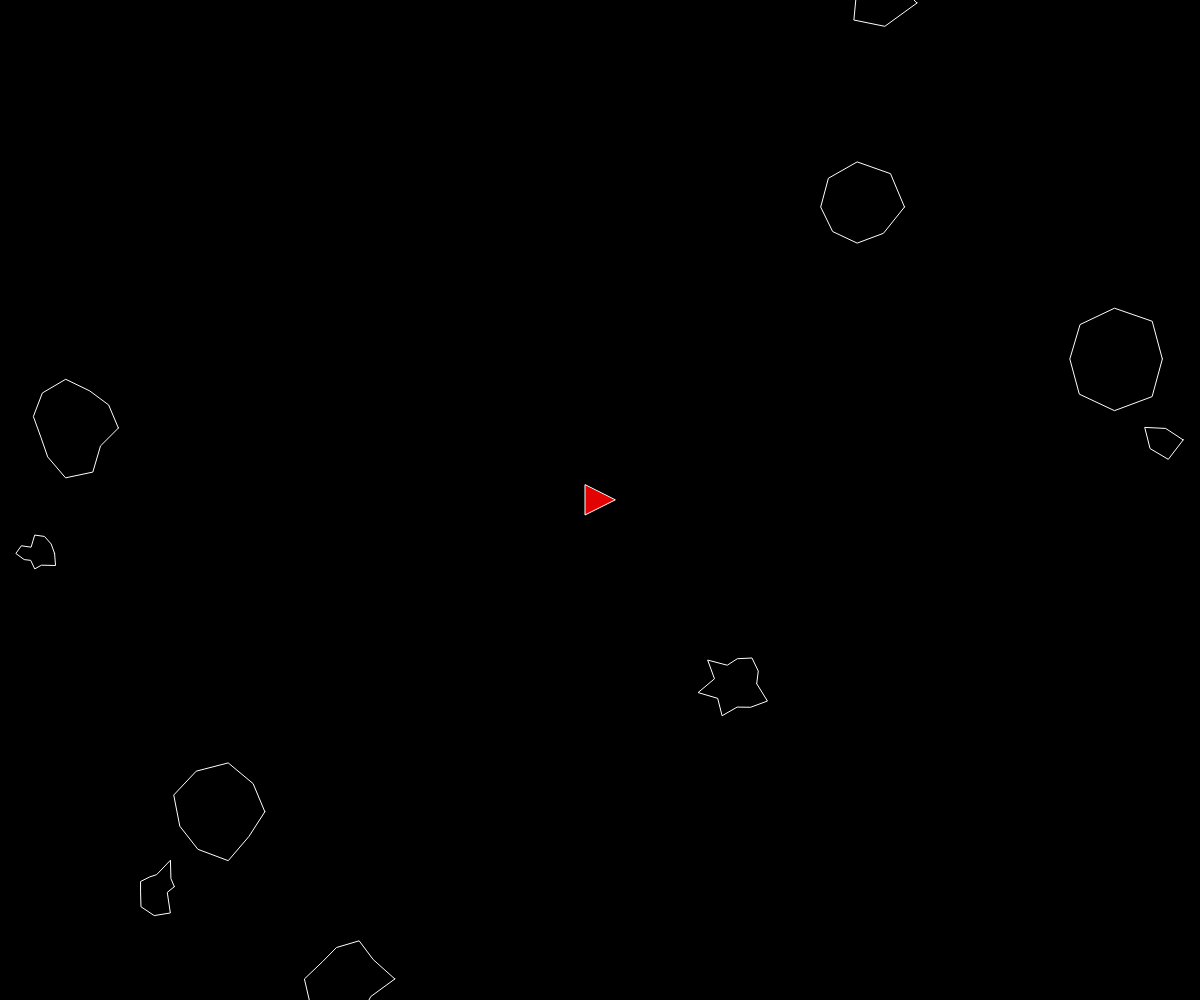
Frame 1 (no input)
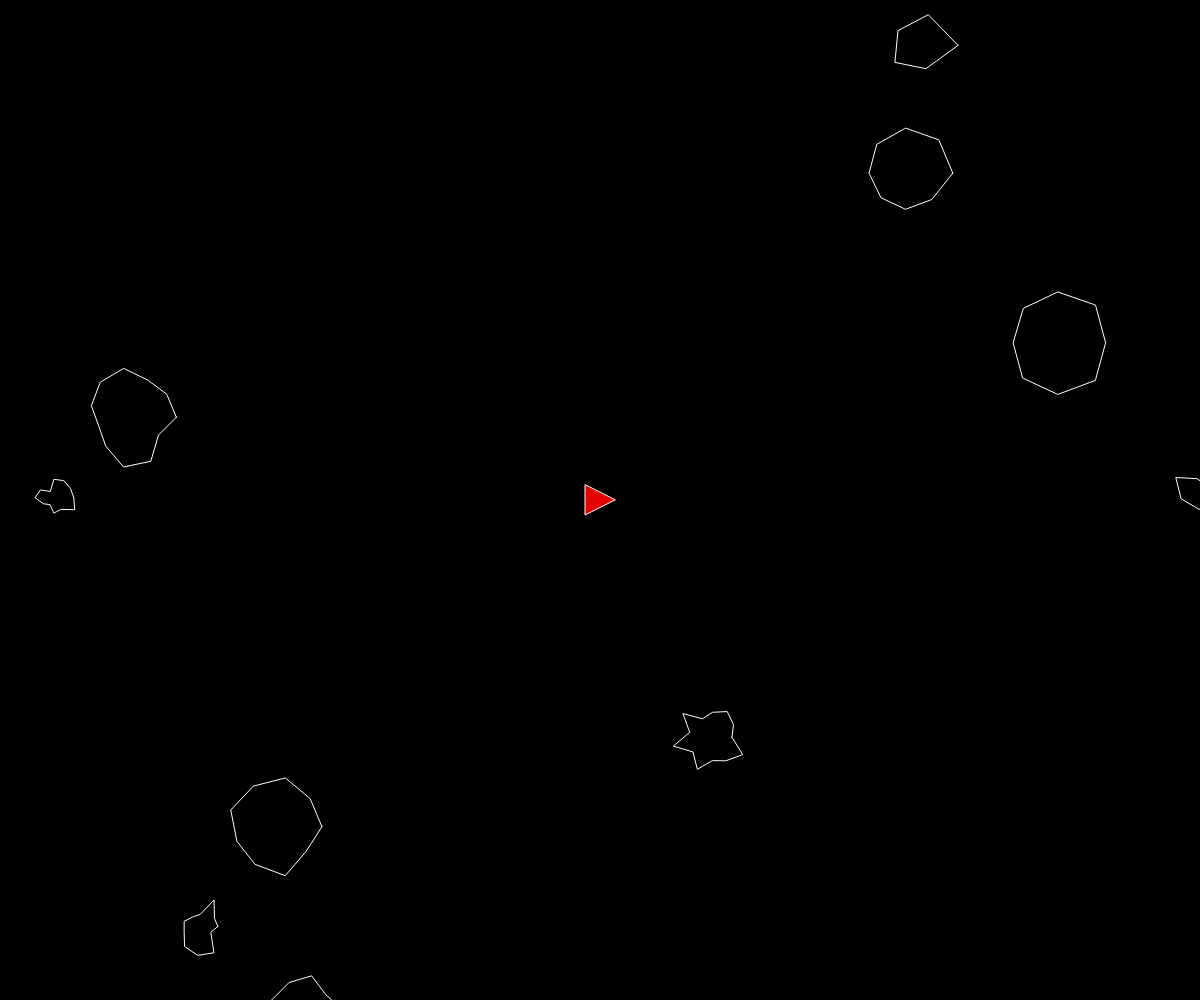
Frame 60 (no input)
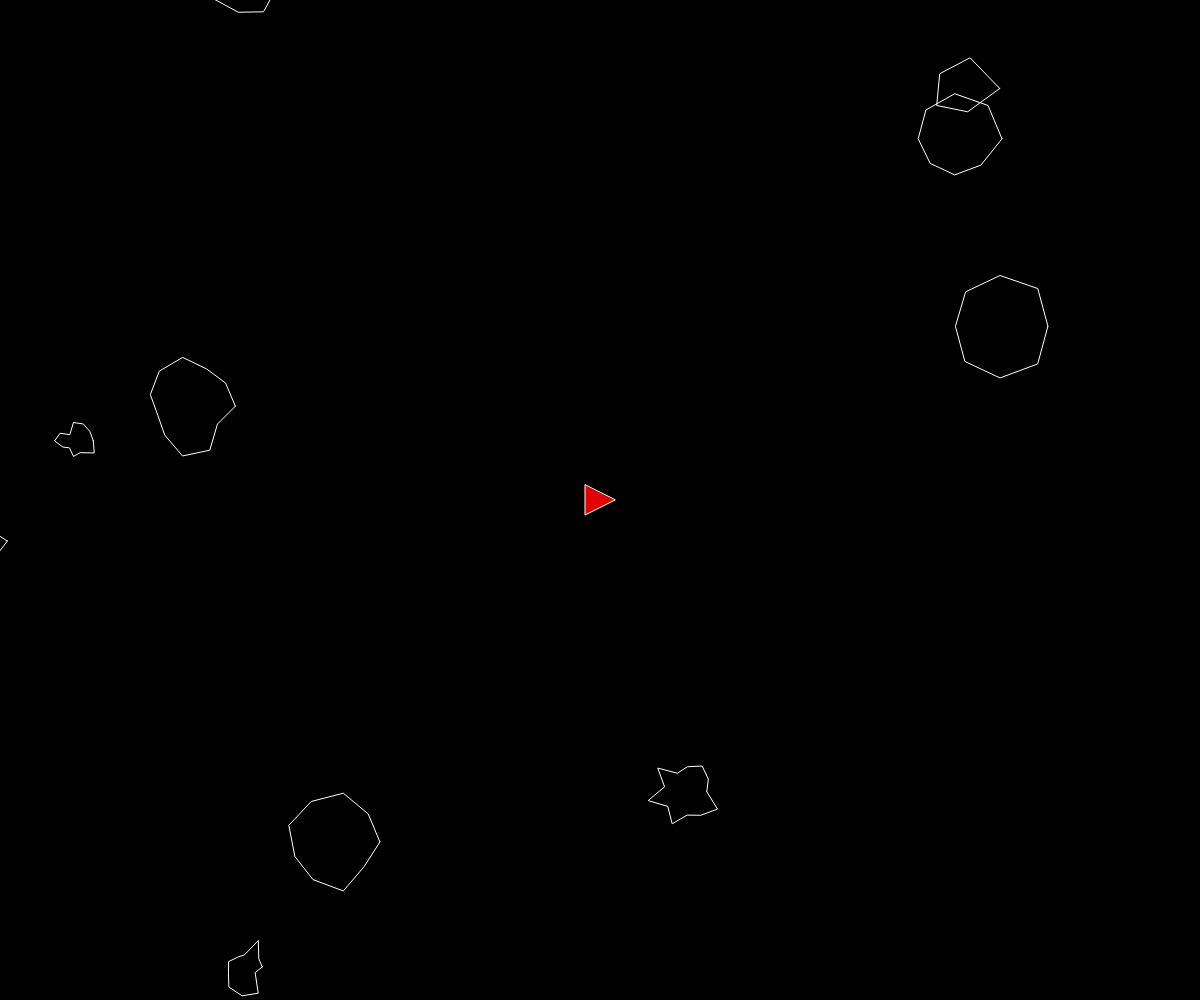
Frame 120 (the mouse pressed at the canvas centre since frame 60)

The p5.js sketch that drew these frames (run headless with seeded random() and noise() and a simulated clock; from frame 60 on, the mouse is pressed at the canvas centre):

// p5.js sketch
// ── sketch.js
let ship;
let asteroids = [];

function setup() {
  createCanvas(windowWidth, windowHeight);
  ship = new Ship();
  for (let i = 0; i < 10; i++) {
    asteroids.push(new Asteroid());
  }
}

function draw() {
  background(0);
  ship.render();
  ship.turn();
  ship.update();
  ship.edges();

  for (let i = 0; i < asteroids.length; i++) {
    asteroids[i].render();
    asteroids[i].update();
    asteroids[i].edges();
  }
}

function keyReleased() {
  ship.setRotation(0);
  ship.boosting(false);
}

function keyPressed() {
  if (keyCode == RIGHT_ARROW) {
    ship.setRotation(0.1);
  } else if (keyCode == LEFT_ARROW) {
    ship.setRotation(-0.1);
  } else if (keyCode == UP_ARROW) {
    ship.boosting(true);
  }
}
// ── asteroid.js
function Asteroid() {
    this.pos = createVector(random(width), random(height))
    this.vel = p5.Vector.random2D();
    this.r = random(15, 50);
    this.total = floor(random(5, 15));
    this.offset = []
    for (let i = 0; i < this.total; i++) {
        this.offset[i] = random(-10, 10);
    }

    this.update = function() {
        this.pos.add(this.vel);
    }
    this.render = function () {
        push();
        stroke(255);
        noFill();
        translate(this.pos.x, this.pos.y);
        //ellipse(0, 0, this.r * 2);
        beginShape();
        for (var i = 0; i < this.total; i++) {
            var angle = map(i, 0, this.total, 0, TWO_PI);
            var r = this.r + this.offset[i];
            var x = r * cos(angle);
            var y = r * sin(angle);
            vertex(x, y);
        }
        endShape(CLOSE)

        pop();
    }

    this.edges = function () {
        if (this.pos.x > width + this.r) {
            this.pos.x = -this.r;
        } else if (this.pos.x < -this.r) {
            this.pos.x = width + this.r;
        }
        if (this.pos.y > height + this.r) {
            this.pos.y = -this.r;
        } else if (this.pos.y < -this.r) {
            this.pos.y = height + this.r;
        }

    }
}
// ── laser.js
function Laser(spos, angle) {
    this.pos = createVector(spos.x, spos.y);
    this.vel = p5.Vector.fromAngle(angle);
    this.vel.mult(7);

    this.update = function () {
        this.pos.add(this.vel);
    }
    this.render = function () {
        push();
        stroke(255);
        strokeWeight(4);
        point(this.pos.x, this.pos.y)
        pop();
    }

    this.hits = function (asteroid) {
        let d = dist(this.pos.x, this.pos.y, asteroid.pos.x, asteroid.pos.y)
        if (d < asteroid.r) {
            return true;
        } else {
            return false;
        }

    }
}
// ── ship.js
function Ship() {
    this.pos = createVector(width / 2, height / 2);
    this.r = 15;
    this.heading = 0;
    this.rotation = 0;
    this.vel = createVector(0, 0);
    this.isBoosting = false;

    this.boosting = function (b) {
        this.isBoosting = b;
    }

    this.update = function () {
        if (this.isBoosting) {
            this.boost();
        }
        this.pos.add(this.vel);
        this.vel.mult(0.97);
    }

    this.boost = function () {
        var force = p5.Vector.fromAngle(this.heading);
        force.mult(0.17);
        this.vel.add(force);
    }

    this.hits = function (asteroid) {
        var d = dist(this.pos.x, this.pos.y, asteroid.pos.x, asteroid.pos.y)
        if (d < this.r + asteroid.r) {
            return true;
        } else {
            return false;
        }
    }
    this.render = function () {
        push();
        translate(this.pos.x, this.pos.y);
        rotate(this.heading + PI / 2);
        fill(227, 2, 2);
        stroke(255);
        triangle(-this.r, this.r, this.r, this.r, 0, -this.r)
        pop();
    }

    this.edges = function () {
        if (this.pos.x > width + this.r) {
            this.pos.x = -this.r;
        } else if (this.pos.x < -this.r) {
            this.pos.x = width + this.r;
        }
        if (this.pos.y > height + this.r) {
            this.pos.y = -this.r;
        } else if (this.pos.y < -this.r) {
            this.pos.y = height + this.r;
        }

    }

    this.setRotation = function (a) {
        this.rotation = a;
    }
    this.turn = function () {
        this.heading += this.rotation;
    }
}
